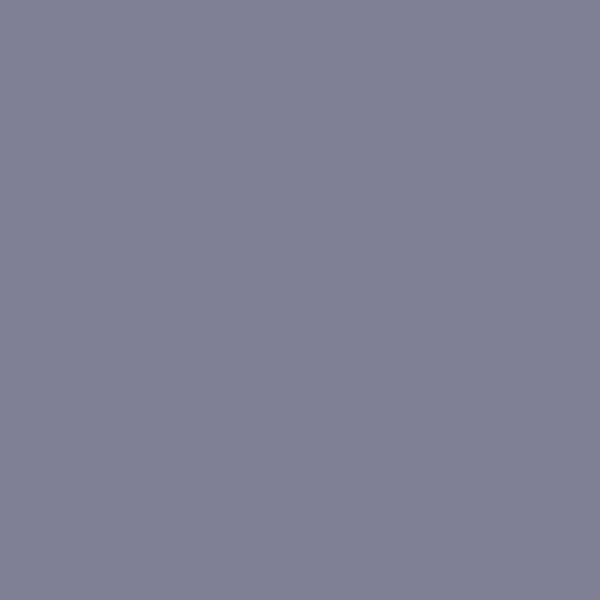
Frame 1 (no input)
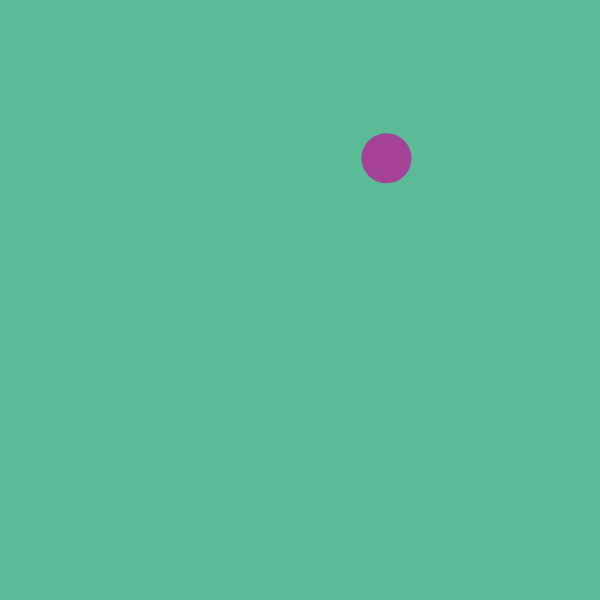
Frame 60 (the mouse pressed at the canvas centre just before this capture)
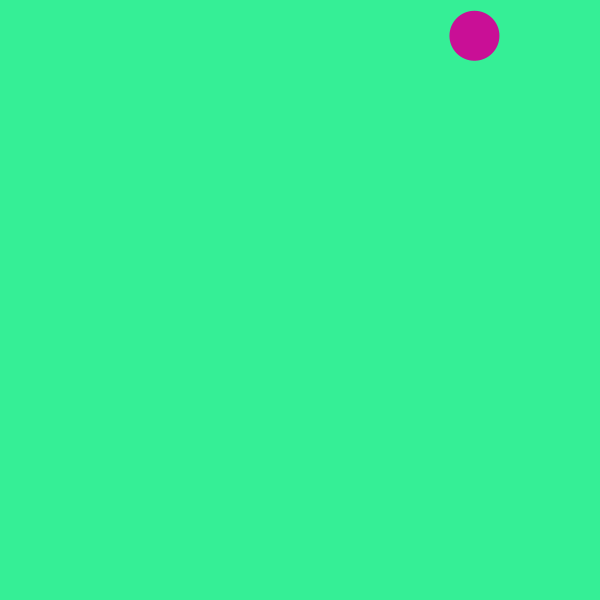
Frame 120 (the mouse held since frame 60 and released just before this capture)

The Processing sketch that drew these frames (run headless with seeded random() and noise(); from frame 60 on, the mouse is pressed at the canvas centre):

// Processing sketch: bouncingBall4
// ── bouncingBall4.pde
//restore the background refresh
//but map the background color to the inverse of the ball color

float ballX;
float ballY;

float ballSize;

float speedX;
float speedY;

void setup() {
  size(600,600);
  background(0);
  
  noStroke();
  
  ballX = width/2;
  ballY = height/2;
  
  speedX = random(-5,5);
  speedY = random(-5,5);
  
  ballSize = 50;
}

void draw() {
 float r = map(ballX, 0, width, 0, 255);
  float g = map(ballY, 0, height, 0, 255);
  
  background(255-r, 255-g, 150);
  
  fill(r,g,150);
  ellipse(ballX, ballY, ballSize, ballSize);
  
  ballX += speedX;
  ballY += speedY;
  
  if (ballX > width - ballSize/2 || ballX < ballSize/2) {
    ballX -= speedX;
    speedX = -speedX;
  }
  
  if (ballY > height - ballSize/2 || ballY < ballSize/2) {
    ballY -= speedY;
    speedY = -speedY;
  }
  
}
